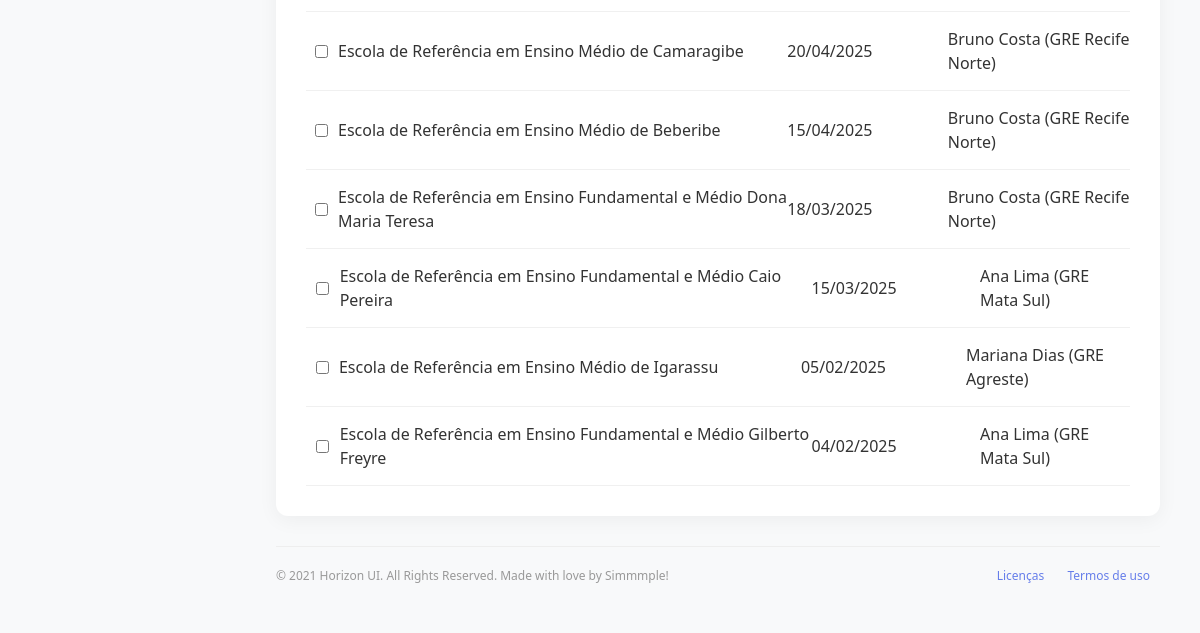
Page /relatorios/ (signed in, lower part) on the earlier database version.
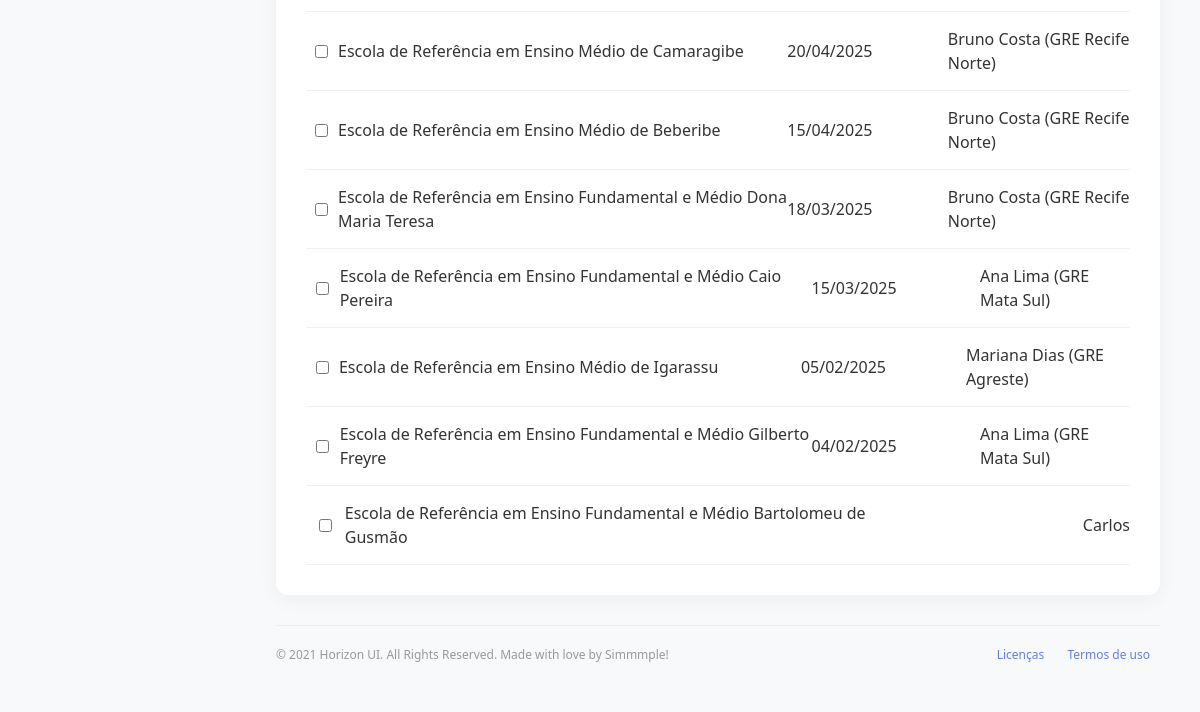
Same page on the later database version.
### core/models.py (models this page shows, shortened)
class VisitaTecnica(models.Model):
    escola = models.CharField(max_length=255)
    data_visita = models.DateField(null=True, blank=True) # Melhor tipo para datas
    tecnico_gre = models.CharField(max_length=255, null=True, blank=True)
    servidor_escola = models.CharField(max_length=255, null=True, blank=True)
    demanda = models.TextField(null=True, blank=True) # TextField é melhor para textos longos
    encaminhamento = models.TextField(null=True, blank=True)
    observacao = models.TextField(null=True, blank=True)
    ocorrencias = models.ManyToManyField(Ocorrencia, blank=True, verbose_name="Ocorrências observadas")

### core/views.py (the view, shortened to what this page needs)
# urls.py: path('relatorios/', views.relatorios_view, name='relatorios'),
@login_required(login_url='login')
def relatorios_view(request):
    relatorios = VisitaTecnica.objects.all().order_by('-data_visita')
    context = {
        'relatorios': relatorios,
    }
    return render(request, 'relatorios.html', context)

### core/templates/relatorios.html (shortened to what this page needs)
{% extends 'base.html' %}
{% load static %}
{% block extra_css %}
<link rel="stylesheet" href="{% static 'css/relatorios.css' %}">
{% endblock extra_css %}
{% block content %}
<div class="dashboard-container">
    <main class="main-content">
        <form id="relatoriosForm" method="POST">
            <div class="table-card">
                <div class="table-content">
                    {% for visita in relatorios %}
                    <div class="table-row">
                        <div class="col-checkbox">
                            <input type="checkbox" name="selected_relatorios" value="{{ visita.id }}">
                        </div>
                        <div class="col-name">{{ visita.escola }}</div>
                        <div class="col-date">{{ visita.data_visita|date:"d/m/Y" }}</div>
                        <div class="col-tecnico">{{ visita.tecnico_gre }}</div>
                    </div>
                    {% empty %}
                    <div class="table-row">
                        <div class="col-checkbox"></div>
                        <div class="col-name" colspan="3">Nenhum relatório encontrado.</div>
                    </div>
                    {% endfor %}
                </div>
            </div>
        </form>
        <div class="footer">
            <div>© 2021 Horizon UI. All Rights Reserved. Made with love by Simmmple!</div>
            <div>
               <a href="#" style="margin: 0 10px;">Licenças</a>
                <a href="#" style="margin: 0 10px;">Termos de uso</a>
            </div>
        </div>
    </main>
</div>
{% endblock content %}

Differences in the rows shown:
added VisitaTecnica: escola "Escola de Referência em Ensino Fundamental e Médio Bartolomeu de Gusmão", tecnico_gre "Carlos"
